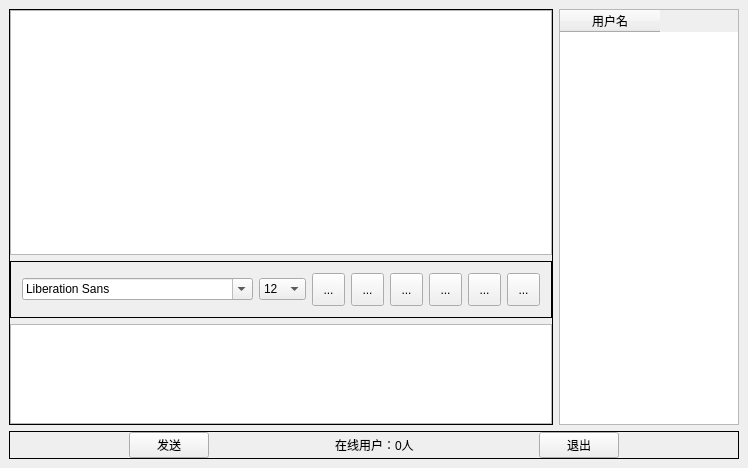
<?xml version="1.0" encoding="UTF-8"?>
<ui version="4.0">
 <class>Widget</class>
 <widget class="QWidget" name="Widget">
  <property name="geometry">
   <rect>
    <x>0</x>
    <y>0</y>
    <width>748</width>
    <height>468</height>
   </rect>
  </property>
  <property name="minimumSize">
   <size>
    <width>748</width>
    <height>468</height>
   </size>
  </property>
  <property name="maximumSize">
   <size>
    <width>748</width>
    <height>468</height>
   </size>
  </property>
  <property name="windowTitle">
   <string>Widget</string>
  </property>
  <layout class="QHBoxLayout" name="horizontalLayout_6">
   <property name="leftMargin">
    <number>9</number>
   </property>
   <property name="topMargin">
    <number>9</number>
   </property>
   <property name="rightMargin">
    <number>9</number>
   </property>
   <property name="bottomMargin">
    <number>9</number>
   </property>
   <item>
    <widget class="QWidget" name="widget_6" native="true">
     <property name="minimumSize">
      <size>
       <width>730</width>
       <height>450</height>
      </size>
     </property>
     <property name="maximumSize">
      <size>
       <width>730</width>
       <height>450</height>
      </size>
     </property>
     <layout class="QVBoxLayout" name="verticalLayout_3">
      <property name="leftMargin">
       <number>0</number>
      </property>
      <property name="topMargin">
       <number>0</number>
      </property>
      <property name="rightMargin">
       <number>0</number>
      </property>
      <property name="bottomMargin">
       <number>0</number>
      </property>
      <item>
       <widget class="QWidget" name="widget_4" native="true">
        <layout class="QHBoxLayout" name="horizontalLayout_4">
         <property name="leftMargin">
          <number>0</number>
         </property>
         <property name="topMargin">
          <number>0</number>
         </property>
         <property name="rightMargin">
          <number>0</number>
         </property>
         <property name="bottomMargin">
          <number>0</number>
         </property>
         <item>
          <widget class="QFrame" name="frame_3">
           <property name="frameShape">
            <enum>QFrame::Box</enum>
           </property>
           <layout class="QVBoxLayout" name="verticalLayout_2">
            <property name="leftMargin">
             <number>0</number>
            </property>
            <property name="topMargin">
             <number>0</number>
            </property>
            <property name="rightMargin">
             <number>0</number>
            </property>
            <property name="bottomMargin">
             <number>0</number>
            </property>
            <item>
             <widget class="QWidget" name="widget" native="true">
              <layout class="QVBoxLayout" name="verticalLayout">
               <property name="leftMargin">
                <number>0</number>
               </property>
               <property name="topMargin">
                <number>0</number>
               </property>
               <property name="rightMargin">
                <number>0</number>
               </property>
               <property name="bottomMargin">
                <number>0</number>
               </property>
               <item>
                <widget class="QTextBrowser" name="msgBrowser"/>
               </item>
              </layout>
             </widget>
            </item>
            <item>
             <widget class="QFrame" name="frame_2">
              <property name="frameShape">
               <enum>QFrame::Box</enum>
              </property>
              <layout class="QHBoxLayout" name="horizontalLayout">
               <item>
                <widget class="QFontComboBox" name="fontCbx"/>
               </item>
               <item>
                <widget class="QComboBox" name="sizeCbx">
                 <property name="currentIndex">
                  <number>4</number>
                 </property>
                 <item>
                  <property name="text">
                   <string>8</string>
                  </property>
                 </item>
                 <item>
                  <property name="text">
                   <string>9</string>
                  </property>
                 </item>
                 <item>
                  <property name="text">
                   <string>10</string>
                  </property>
                 </item>
                 <item>
                  <property name="text">
                   <string>11</string>
                  </property>
                 </item>
                 <item>
                  <property name="text">
                   <string>12</string>
                  </property>
                 </item>
                 <item>
                  <property name="text">
                   <string>13</string>
                  </property>
                 </item>
                 <item>
                  <property name="text">
                   <string>14</string>
                  </property>
                 </item>
                 <item>
                  <property name="text">
                   <string>15</string>
                  </property>
                 </item>
                 <item>
                  <property name="text">
                   <string>16</string>
                  </property>
                 </item>
                 <item>
                  <property name="text">
                   <string>17</string>
                  </property>
                 </item>
                 <item>
                  <property name="text">
                   <string>18</string>
                  </property>
                 </item>
                 <item>
                  <property name="text">
                   <string>19</string>
                  </property>
                 </item>
                 <item>
                  <property name="text">
                   <string>20</string>
                  </property>
                 </item>
                 <item>
                  <property name="text">
                   <string>21</string>
                  </property>
                 </item>
                 <item>
                  <property name="text">
                   <string>22</string>
                  </property>
                 </item>
                </widget>
               </item>
               <item>
                <widget class="QToolButton" name="boldTBtn">
                 <property name="minimumSize">
                  <size>
                   <width>33</width>
                   <height>33</height>
                  </size>
                 </property>
                 <property name="toolTip">
                  <string>加粗</string>
                 </property>
                 <property name="text">
                  <string>...</string>
                 </property>
                 <property name="icon">
                  <iconset resource="res.qrc">
                   <normaloff>:/images/bold.png</normaloff>:/images/bold.png</iconset>
                 </property>
                 <property name="iconSize">
                  <size>
                   <width>26</width>
                   <height>26</height>
                  </size>
                 </property>
                 <property name="checkable">
                  <bool>true</bool>
                 </property>
                </widget>
               </item>
               <item>
                <widget class="QToolButton" name="italicTBtn">
                 <property name="minimumSize">
                  <size>
                   <width>33</width>
                   <height>33</height>
                  </size>
                 </property>
                 <property name="toolTip">
                  <string>斜体</string>
                 </property>
                 <property name="text">
                  <string>...</string>
                 </property>
                 <property name="icon">
                  <iconset resource="res.qrc">
                   <normaloff>:/images/italic.png</normaloff>:/images/italic.png</iconset>
                 </property>
                 <property name="iconSize">
                  <size>
                   <width>26</width>
                   <height>26</height>
                  </size>
                 </property>
                 <property name="checkable">
                  <bool>true</bool>
                 </property>
                </widget>
               </item>
               <item>
                <widget class="QToolButton" name="underlineTBtn">
                 <property name="minimumSize">
                  <size>
                   <width>33</width>
                   <height>33</height>
                  </size>
                 </property>
                 <property name="toolTip">
                  <string>下划线</string>
                 </property>
                 <property name="text">
                  <string>...</string>
                 </property>
                 <property name="icon">
                  <iconset resource="res.qrc">
                   <normaloff>:/images/under.png</normaloff>:/images/under.png</iconset>
                 </property>
                 <property name="iconSize">
                  <size>
                   <width>26</width>
                   <height>26</height>
                  </size>
                 </property>
                 <property name="checkable">
                  <bool>true</bool>
                 </property>
                </widget>
               </item>
               <item>
                <widget class="QToolButton" name="colorTBtn">
                 <property name="minimumSize">
                  <size>
                   <width>33</width>
                   <height>33</height>
                  </size>
                 </property>
                 <property name="toolTip">
                  <string>颜色</string>
                 </property>
                 <property name="text">
                  <string>...</string>
                 </property>
                 <property name="icon">
                  <iconset resource="res.qrc">
                   <normaloff>:/images/color.png</normaloff>:/images/color.png</iconset>
                 </property>
                 <property name="iconSize">
                  <size>
                   <width>26</width>
                   <height>26</height>
                  </size>
                 </property>
                </widget>
               </item>
               <item>
                <widget class="QToolButton" name="saveTBtn">
                 <property name="minimumSize">
                  <size>
                   <width>33</width>
                   <height>33</height>
                  </size>
                 </property>
                 <property name="toolTip">
                  <string>保存</string>
                 </property>
                 <property name="text">
                  <string>...</string>
                 </property>
                 <property name="icon">
                  <iconset resource="res.qrc">
                   <normaloff>:/images/save.png</normaloff>:/images/save.png</iconset>
                 </property>
                 <property name="iconSize">
                  <size>
                   <width>26</width>
                   <height>26</height>
                  </size>
                 </property>
                </widget>
               </item>
               <item>
                <widget class="QToolButton" name="clearTBtn">
                 <property name="minimumSize">
                  <size>
                   <width>33</width>
                   <height>33</height>
                  </size>
                 </property>
                 <property name="toolTip">
                  <string>清除</string>
                 </property>
                 <property name="text">
                  <string>...</string>
                 </property>
                 <property name="icon">
                  <iconset resource="res.qrc">
                   <normaloff>:/images/clear.png</normaloff>:/images/clear.png</iconset>
                 </property>
                 <property name="iconSize">
                  <size>
                   <width>26</width>
                   <height>26</height>
                  </size>
                 </property>
                </widget>
               </item>
              </layout>
             </widget>
            </item>
            <item>
             <widget class="QWidget" name="widget_2" native="true">
              <property name="minimumSize">
               <size>
                <width>0</width>
                <height>100</height>
               </size>
              </property>
              <property name="maximumSize">
               <size>
                <width>16777215</width>
                <height>100</height>
               </size>
              </property>
              <layout class="QHBoxLayout" name="horizontalLayout_2">
               <property name="leftMargin">
                <number>0</number>
               </property>
               <property name="topMargin">
                <number>0</number>
               </property>
               <property name="rightMargin">
                <number>0</number>
               </property>
               <property name="bottomMargin">
                <number>0</number>
               </property>
               <item>
                <widget class="QTextEdit" name="msgTxtEdit"/>
               </item>
              </layout>
             </widget>
            </item>
           </layout>
          </widget>
         </item>
         <item>
          <widget class="QWidget" name="widget_3" native="true">
           <property name="minimumSize">
            <size>
             <width>180</width>
             <height>0</height>
            </size>
           </property>
           <property name="maximumSize">
            <size>
             <width>180</width>
             <height>16777215</height>
            </size>
           </property>
           <layout class="QHBoxLayout" name="horizontalLayout_3">
            <property name="leftMargin">
             <number>0</number>
            </property>
            <property name="topMargin">
             <number>0</number>
            </property>
            <property name="rightMargin">
             <number>0</number>
            </property>
            <property name="bottomMargin">
             <number>0</number>
            </property>
            <item>
             <widget class="QTableWidget" name="usrTblWidget">
              <property name="selectionMode">
               <enum>QAbstractItemView::SingleSelection</enum>
              </property>
              <property name="selectionBehavior">
               <enum>QAbstractItemView::SelectRows</enum>
              </property>
              <column>
               <property name="text">
                <string>用户名</string>
               </property>
              </column>
             </widget>
            </item>
           </layout>
          </widget>
         </item>
        </layout>
       </widget>
      </item>
      <item>
       <widget class="QFrame" name="frame_5">
        <property name="frameShape">
         <enum>QFrame::Box</enum>
        </property>
        <layout class="QHBoxLayout" name="horizontalLayout_5">
         <property name="leftMargin">
          <number>0</number>
         </property>
         <property name="topMargin">
          <number>0</number>
         </property>
         <property name="rightMargin">
          <number>0</number>
         </property>
         <property name="bottomMargin">
          <number>0</number>
         </property>
         <item>
          <spacer name="horizontalSpacer">
           <property name="orientation">
            <enum>Qt::Horizontal</enum>
           </property>
           <property name="sizeHint" stdset="0">
            <size>
             <width>40</width>
             <height>20</height>
            </size>
           </property>
          </spacer>
         </item>
         <item>
          <widget class="QPushButton" name="sendBtn">
           <property name="text">
            <string>发送</string>
           </property>
          </widget>
         </item>
         <item>
          <spacer name="horizontalSpacer_3">
           <property name="orientation">
            <enum>Qt::Horizontal</enum>
           </property>
           <property name="sizeHint" stdset="0">
            <size>
             <width>40</width>
             <height>20</height>
            </size>
           </property>
          </spacer>
         </item>
         <item>
          <widget class="QLabel" name="usrNumLbl">
           <property name="text">
            <string>在线用户：0人</string>
           </property>
          </widget>
         </item>
         <item>
          <spacer name="horizontalSpacer_4">
           <property name="orientation">
            <enum>Qt::Horizontal</enum>
           </property>
           <property name="sizeHint" stdset="0">
            <size>
             <width>40</width>
             <height>20</height>
            </size>
           </property>
          </spacer>
         </item>
         <item>
          <widget class="QPushButton" name="exitBtn">
           <property name="text">
            <string>退出</string>
           </property>
          </widget>
         </item>
         <item>
          <spacer name="horizontalSpacer_2">
           <property name="orientation">
            <enum>Qt::Horizontal</enum>
           </property>
           <property name="sizeHint" stdset="0">
            <size>
             <width>40</width>
             <height>20</height>
            </size>
           </property>
          </spacer>
         </item>
        </layout>
       </widget>
      </item>
     </layout>
    </widget>
   </item>
  </layout>
 </widget>
 <layoutdefault spacing="6" margin="11"/>
 <resources>
  <include location="res.qrc"/>
 </resources>
 <connections/>
</ui>
